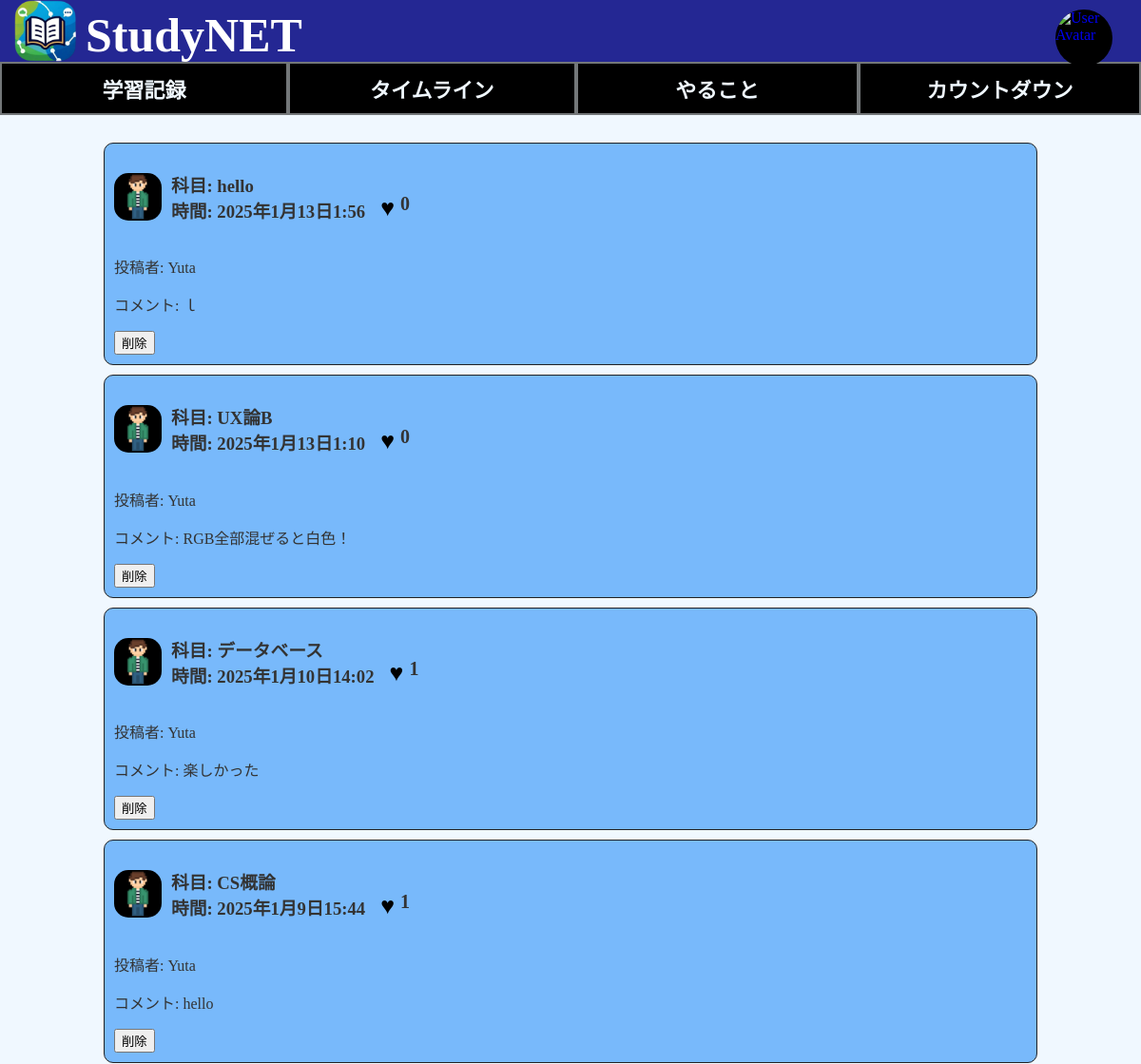
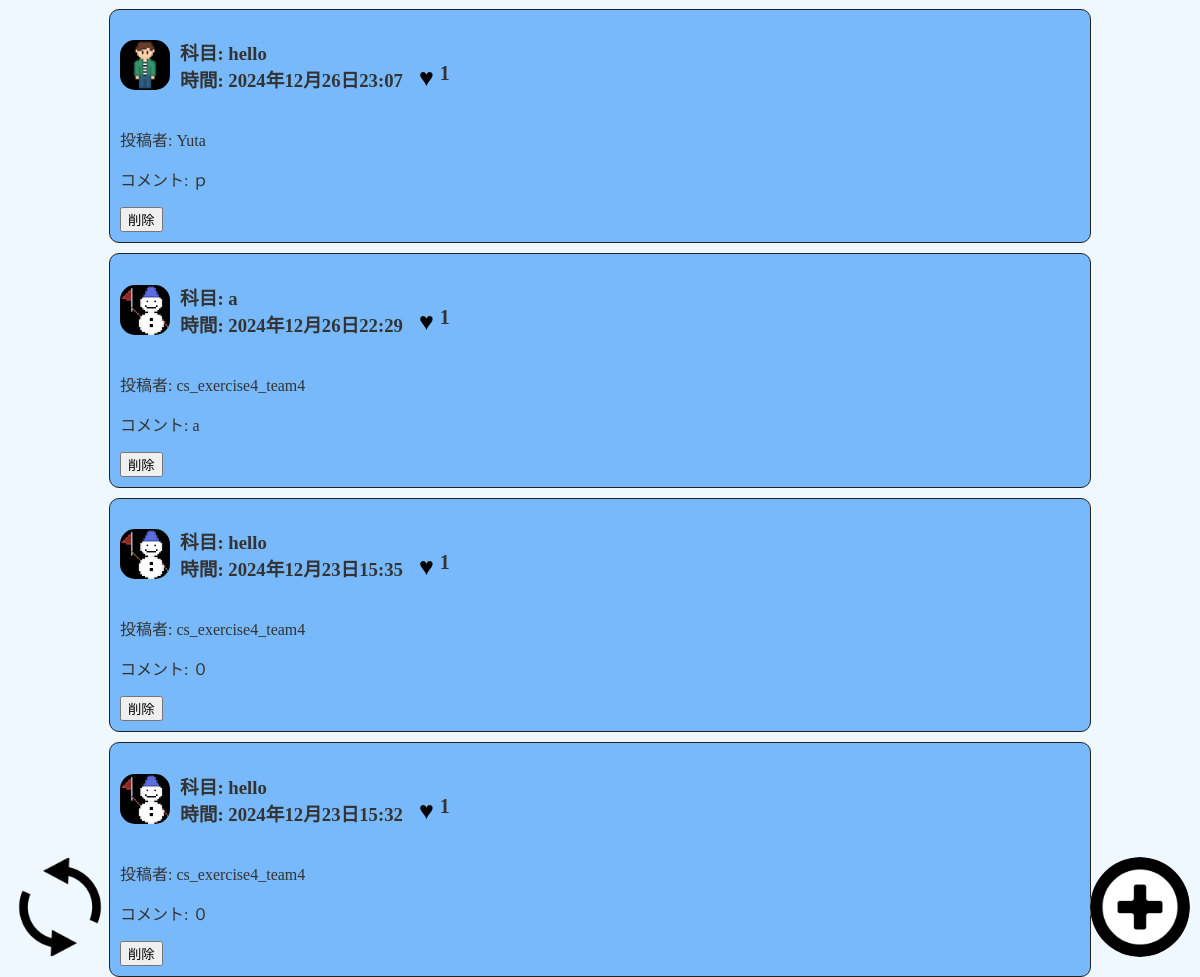
Page /timeline/ on the committed database (2 pictures, top to bottom).
### timeline/models.py (models this page shows, shortened)
class Post(models.Model):
    user = models.ForeignKey(User, on_delete=models.CASCADE, default=1)
    subject = models.CharField(max_length=100)
    time = models.CharField(max_length=5)  # 時間を文字列として保存（例："1:20"）
    comment = models.TextField()
    created_at=models.DateTimeField(auto_now_add=True)
    avatar = models.ImageField(upload_to='avatars/', null=True, blank=True)
    likes = models.ManyToManyField(User, related_name='liked_posts', blank=True)

### profiles/models.py (models this page shows, shortened)
class UserProfile(models.Model):
    user = models.OneToOneField(User, on_delete=models.CASCADE)
    avatar = models.ImageField(upload_to='avatars/', null=True, blank=True, default='avatars/default.png')
    bio = models.TextField(max_length=500, blank=True)

### timeline/views.py (the view)
# urls.py: path('timeline/',include("timeline.urls")),
def timeline(request):
    posts = Post.objects.all().order_by('-created_at')
    return render(request, 'timeline.html', {'posts': posts})

### timeline/templates/timeline.html (shortened to what this page needs)
{% load static %}
<!DOCTYPE html>
<html>
  <head>
    <link rel="stylesheet" href="{% static 'css/home.css' %}">
    <link rel="stylesheet" href="{% static 'css/timeline.css' %}">
  </head>
  <body>
    <header class="header-area">
      <div class="top_head">
        <img class="app_icon" src="{% static 'img/App_icon.png' %}"><h1 id="app_name">StudyNET</h1>
        <a href="{% url 'view_profile' %}">
          <img src="{{ user.userprofile.avatar.url }}" alt="User Avatar" class="Icon">
        </a>
      </div>
      <div class="tab-container">
        <a href="{% url 'priv' %}" class="topbutton">学習記録</a>
        <a href="{% url 'timeline' %}" class="topbutton">タイムライン</a>
        <button class="topbutton">やること</button>
        <button class="topbutton">カウントダウン</button>
      </div>
    </header>
    <div class="timeline-contents">
      {% for post in posts %}
      <div class="timeline">
        <div class="timeline-header">
          {% if post.user.userprofile.avatar %}
          <img class="user_icon" src="{{ post.user.userprofile.avatar.url }}" alt="User Avatar">
          {% else %}
          <img class="user_icon" src="{% static 'img/Snowman_128.png' %}" alt="Default Avatar">
          {% endif %}
          <div class="subject">
            <div class="subject">
              <h3>
                科目: {{ post.subject }}<br>
                時間: {{ post.created_at }}
              </h3>
            </div>
        </div>
          <div class="like-section">
            <form method="POST" action="{% url 'like_post' post.id %}">
              {% if user in post.likes.all %}
              <button type="submit" class="like-button liked">♥</button>
              {% else %}
              <button type="submit" class="like-button">♥</button>
              {% endif %}
            </form>
            <span class="like-count">{{ post.likes.count }}</span>
          </div>
        </div>
        <div id="comment">
          <p>投稿者: {{ post.user.username }}</p>
          <p>コメント: {{ post.comment }}</p>
        </div>
        <form method="POST" action="{% url 'confirm_delete' post.id %}">
          <button type="submit">削除</button>
        </form>
      </div>
      {% endfor %}
    </div>
    <a href="{% url 'timeline' %}" class="update-button">
      <img class="update_icon" src="{% static 'img/update_icon.png' %}">
    </a>
    <a href="{% url 'add_post' %}" class="add-button">
      <img class="plus_icon" src="{% static 'img/plus_icon.png' %}">
    </a>
  </body>
</html>

### static/css/home.css (style rules this page uses)
body { background-color: aliceblue; margin: 0; padding-top: 50px; }
h1 { position: relative; left: 30px; top:-50px }
.topbutton { display: inline-block; flex-grow: 1; background-color: black; cursor: pointer; text-align: center; text-decoration: none; border: 2px solid rgb(115, 119, 121); width: 100%; font-size: 22px; padding: 10px; margin: 0; font-weight: bold; color: aliceblue; }
#app_name { padding-left: 15px; margin: auto 0; font-size: 50px; color: white; display: flex; padding-top: 4x; align-items: center; position: relative; top: 4px; position: relative; left: 10px; }
.header-area { height: 80px; justify-content: space-between; background-color: rgb(36, 39, 147); position: fixed; top: 0; width: 100%; z-index: 1000; }
.tab-container { border-radius: 0.5rem; display: flex; }
.Icon { width: 60px; height: 60px; border-radius: 50%; background-color: #000; position: absolute; right: 30px; top: 10px; }
.top_head { display: flex; margin: 0; align-items: center; }
.app_icon { height: 65px; width: 65px; position: relative; left: 15px; }

### static/css/timeline.css (style rules this page uses)
body { margin: 0; padding: 0; color: #333; background-color:aliceblue; }
h1 { text-align: center; font-size: 2rem; margin: 3rem; }
.timeline { background-color: #78b9fb; width: 80%; margin: auto; margin-top: 10px; padding: 10px; border-radius: 10px; border: 1px solid #222; }
.timeline-header { display: flex; align-items: center; gap: 10px; }
.user_icon { width: 50px; height: 50px; border-radius: 30%; background-color: #000; }
.like-button { border: none; background-color: transparent; cursor: pointer; font-size: 25px; color: black; position: relative; top:12px; }
.like-count { font-weight: bold; font-size: 20px; position: relative; top:12px; }
.plus_icon { width: 100px; height: 100px; border-radius: 100%; background-color: #fff; position: fixed; bottom: 20px; right: 10px; z-index: 1000; }
.update_icon { width: 100px; height: 100px; border-radius: 100%; position: fixed; bottom: 20px; left: 10px; z-index: 1000; }
.timeline-contents { margin-top:150px; }
.like-section { display: flex; }

### rows in the picture
Post: user.userprofile.avatar (picture), subject "hello", created_at "2025年1月13日1:56", likes.count "0", user.username "Yuta", comment "ｌ"
Post: user.userprofile.avatar (picture), subject "UX論B", created_at "2025年1月13日1:10", likes.count "0", user.username "Yuta", comment "RGB全部混ぜると白色！"
Post: user.userprofile.avatar (picture), subject "データベース", created_at "2025年1月10日14:02", likes.count "1", user.username "Yuta", comment "楽しかった"
Post: user.userprofile.avatar (picture), subject "CS概論", created_at "2025年1月9日15:44", likes.count "1", user.username "Yuta", comment "hello"
Post: user.userprofile.avatar (picture), subject "hello", created_at "2024年12月26日23:07", likes.count "1", user.username "Yuta", comment "ｐ"
Post: subject "a", created_at "2024年12月26日22:29", likes.count "1", user.username "cs_exercise4_team4", comment "a"
Post: subject "hello", created_at "2024年12月23日15:35", likes.count "1", user.username "cs_exercise4_team4", comment "０"
Post: subject "hello", created_at "2024年12月23日15:32", likes.count "1", user.username "cs_exercise4_team4", comment "０"
